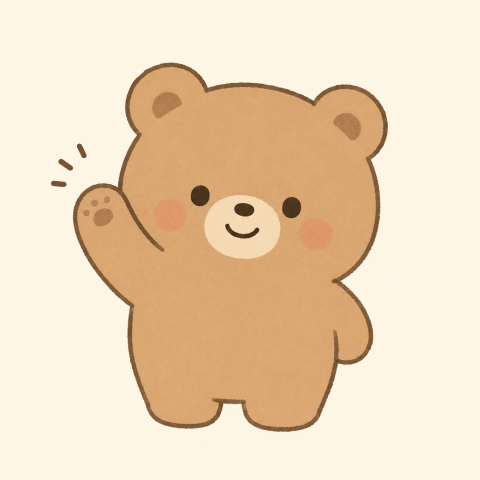
#> input picture Chapter07/bear.png, 480 x 480 px
$ python 07-06_rotation_manual.py
#> lines starting #> are read from the running program, lines starting #| are printed output that depends on the picture
import cv2
import numpy as np

img = cv2.imread("bear.png")
#> img is the input picture: shape (480, 480, 3); mean B, G, R 185.2, 214.6, 237.2
h, w = img.shape[:2]
#> h = 480; w = 480

# ラジアンで角度を指定（正の値が反時計回り）
angle = np.pi / 4  # 45度

cx, cy = w / 2, h / 2  # 画像の中心座標
#> cx = 240; cy = 240

# 変換行列を自分で作成（回転後も中心が中心に来るよう平行移動を調整）
M = np.array([
    [ np.cos(angle), np.sin(angle), cx * (1 - np.cos(angle)) - cy * np.sin(angle)],
    [-np.sin(angle), np.cos(angle), cy * (1 - np.cos(angle)) + cx * np.sin(angle)]
], dtype=np.float32)

rotated2 = cv2.warpAffine(img, M, (w, h), flags=cv2.INTER_LINEAR)
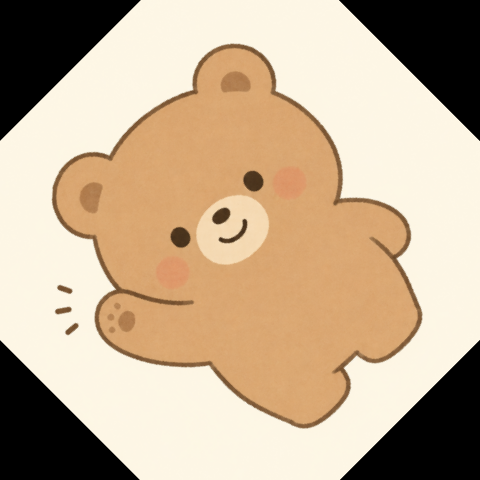
#> rotated2: shape (480, 480, 3); mean B, G, R 145.9, 172.4, 193.8

cv2.imwrite("rotated2.png", rotated2)
